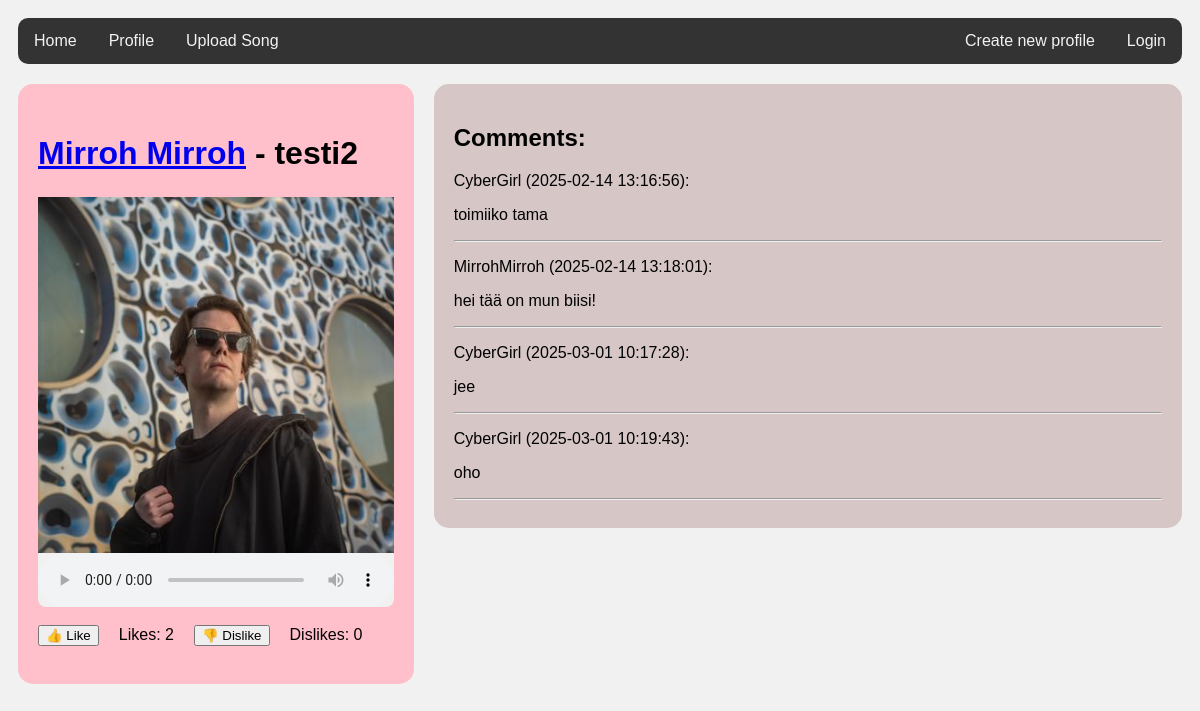
/song/2, run on an earlier commit of the app's database.
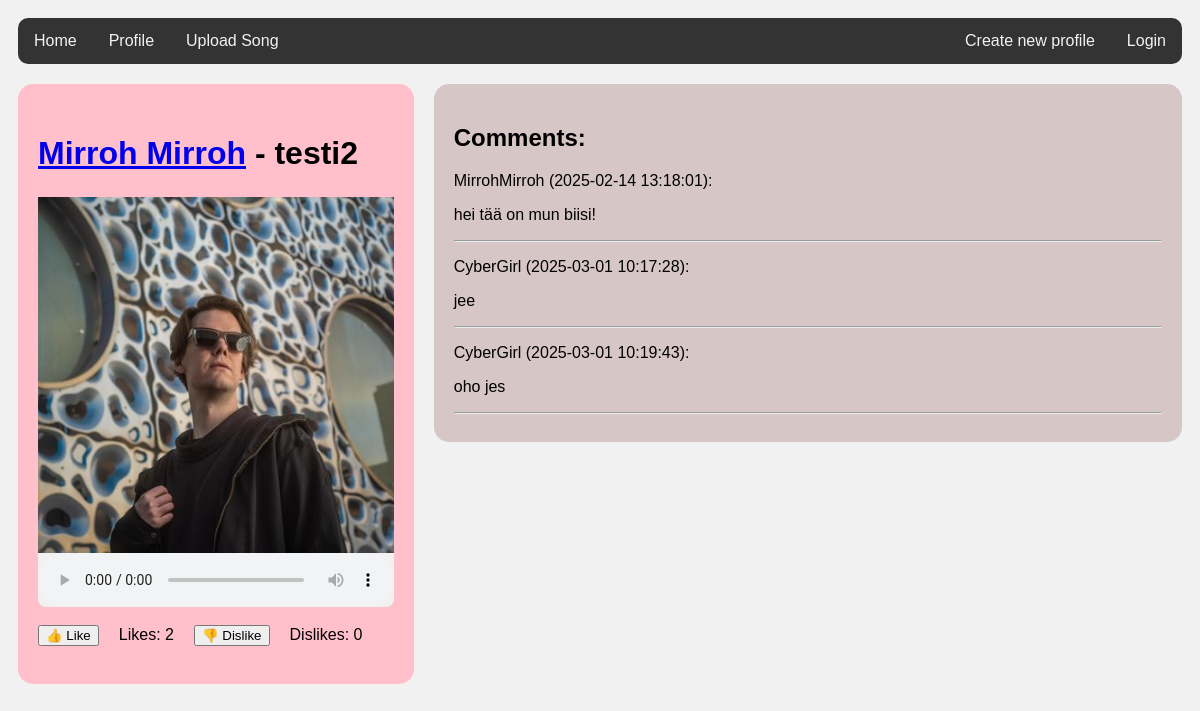
And on a later commit of the database.
### tables this page shows
CREATE TABLE songs (
    id INTEGER PRIMARY KEY,
    user_id INTEGER NOT NULL,
    title TEXT NOT NULL,
    artist TEXT NOT NULL CHECK (LENGTH(artist) > 0),
    audio_file_path TEXT NOT NULL,
    image_file_path TEXT NOT NULL,
    upload_date DATETIME DEFAULT CURRENT_TIMESTAMP,
    genre TEXT CHECK (LENGTH(genre) > 0),
    duration INTEGER CHECK (duration > 0),
    FOREIGN KEY (user_id) REFERENCES users(id) ON DELETE CASCADE
);

CREATE TABLE messages (
    id INTEGER PRIMARY KEY,
    content TEXT,
    sent_at TEXT,
    user_id INTEGER REFERENCES users,
    thread_id INTEGER REFERENCES threads
);

CREATE TABLE users (
    id INTEGER PRIMARY KEY,
    username TEXT UNIQUE,
    password_hash TEXT,
    image BLOB
, bio TEXT);

### app.py (the view)
@app.route("/song/<int:id>")
def show_song(id):
    song = users.get_song(id)
    thread = forum.get_thread(id)
    messages = forum.get_messages(id)
    like_counter = get_likes(id)
    dislike_counter = get_dislikes(id)
    return render_template("show_song.html", song=song, thread=thread, messages=messages, like_counter=like_counter, dislike_counter=dislike_counter)

### db.py (called while the page is built)
def get_connection():
    con = sqlite3.connect("database.db")
    con.execute("PRAGMA foreign_keys = ON")
    con.row_factory = sqlite3.Row
    return con

def query(sql, params=[]):
    con = get_connection()
    result = con.execute(sql, params).fetchall()
    con.close()
    return result

### forum.py (called while the page is built)
def get_thread(id):
    sql = """SELECT t.id
             FROM threads t
             WHERE t.id = ?"""
    result = db.query(sql, [id])
    return result[0]

def get_messages(id):
    sql = """SELECT m.id, m.content, m.sent_at, m.user_id, u.username
             FROM messages m, users u
             WHERE m.user_id = u.id AND m.thread_id = ?
             ORDER BY m.id"""
    return db.query(sql, [id])

### repositories/songs_repository.py (called while the page is built)
def get_likes(id):
    sql = "SELECT COUNT(*) FROM likes WHERE song_id = ? AND is_like = 1"
    result = db.query(sql, [id])  # Assuming db.query() returns fetched data
    return result[0][0] if result else 0  # Extract the count from the result

def get_dislikes(id):
    sql = "SELECT COUNT(*) FROM likes WHERE song_id = ? AND is_like = 0"
    result = db.query(sql, [id])  # Assuming db.query() returns fetched data
    return result[0][0] if result else 0  # Extract the count from the result

### users.py (called while the page is built)
def get_song(id):
    sql = """SELECT id, user_id, title, artist, audio_file_path, image_file_path, genre
             FROM songs
             WHERE id = ?"""
    result = db.query(sql, [id])
    return result[0] if result else None

### templates/show_song.html (shortened to what this page needs)
<!DOCTYPE html>
<html>
<head>
  <link rel="stylesheet" href="../static/styles.css">
</head>
<body>
  <div class="topnav">
    <a href="/">Home</a>
    {% if session.username%}
    <a href="/user/{{ session['user_id'] }}">Profile</a>
    <a href="/upload_song">Upload Song</a>
    {% else %}
    <a href="/login_page">Profile</a>
    <a href="/login_page">Upload Song</a>
    {% endif %}
    {% if session.username %}
    <a href="/logout" style="float:right">Logout</a>
    {% else %}
    <a href="/login_page" style="float:right">Login</a>
    <a href="/register" style="float:right">Create new profile</a>
    {% endif %}
  </div>
  <div class="row">
    <div class="leftcolumn">
      <div class="card-songpage-left">
        <div class="song-info">
          <h1><a href="/user/{{ song.user_id }}">{{ song.artist }}</a> - {{ song.title }}</h1>
        </div>
        <br>
        <img src="{{ url_for('static', filename=song.image_file_path.split('static/')[-1]) }}" alt="Kansikuva" width="100%">
        <audio controls class="audio2">
          {% if song.audio_file_path.endswith('.mp3') %}
          <source src="{{ url_for('static', filename=song.audio_file_path.split('static/')[-1]) }}" type="audio/mpeg">
          {% elif song.audio_file_path.endswith('.wav') %}
          <source src="{{ url_for('static', filename=song.audio_file_path.split('static/')[-1]) }}" type="audio/wav">
          {% else %}
              <p>Tiedostotyyppi ei tuettu.</p>
          {% endif %}
        </audio>
        <br>
        <div class="likes">
          <form action="/like/{{ song.id }}" method="post">
            <button type="submit">👍 Like</button>
          </form>
          <p>Likes: {{ like_counter }}</p>
          <form action="/dislike/{{ song.id }}" method="post">
              <button type="submit">👎 Dislike</button>
          </form>
          <p>Dislikes: {{ dislike_counter }}</p>
        </div>
        <br>
      </div>
    </div>
    <div class="rightcolumn">
      <div class="card-songpage-right">
        <h2>Comments:</h2>
        {% for message in messages %}
        <p>
          {{ message.username }} ({{ message.sent_at }}):
        </p>
        <p>
          {{ message.content }}
        </p>
        <hr />
        {% endfor %}
      </div>
    </div>
  </div>
</body>
</html>

### static/styles.css (style rules this page uses)
* { box-sizing: border-box; }
body { font-family: Arial; padding: 10px; background: #f1f1f1; }
.topnav { overflow: hidden; background-color: #333; border-radius: 10px; }
.topnav a { float: left; display: block; color: #f2f2f2; text-align: center; padding: 14px 16px; text-decoration: none; }
.leftcolumn { float: left; width: 34%; }
.rightcolumn { float: left; width: 66%; background-color: #f1f1f1; padding-left: 20px; overflow: hidden; }
.card-songpage-left { background-color: pink; padding: 20px; margin-top: 20px; border-radius: 15px; display: flex; flex-direction: column; }
.card-songpage-right { background-color: rgb(214, 198, 198); padding: 20px; margin-top: 20px; border-radius: 15px; }
.audio2 { width: 100%; border-radius: 0px 0px 8px 8px; background-color: #f1f1f1; }
.song-info { display: flex; flex-wrap: nowrap; gap: 10px; margin-top: 10px; margin-bottom: -15px; }
.likes { display: flex; align-items: center; gap: 20px; }
.likes form { display: flex; align-items: center; }
.likes p { margin: 0; }
.row::after { content: ""; display: table; clear: both; }

What changed in the data, as far as the page shows it:
removed messages: username "CyberGirl", sent_at "2025-02-14 13:16:56", content "toimiiko tama"
changed messages: content "oho" → "oho jes"
